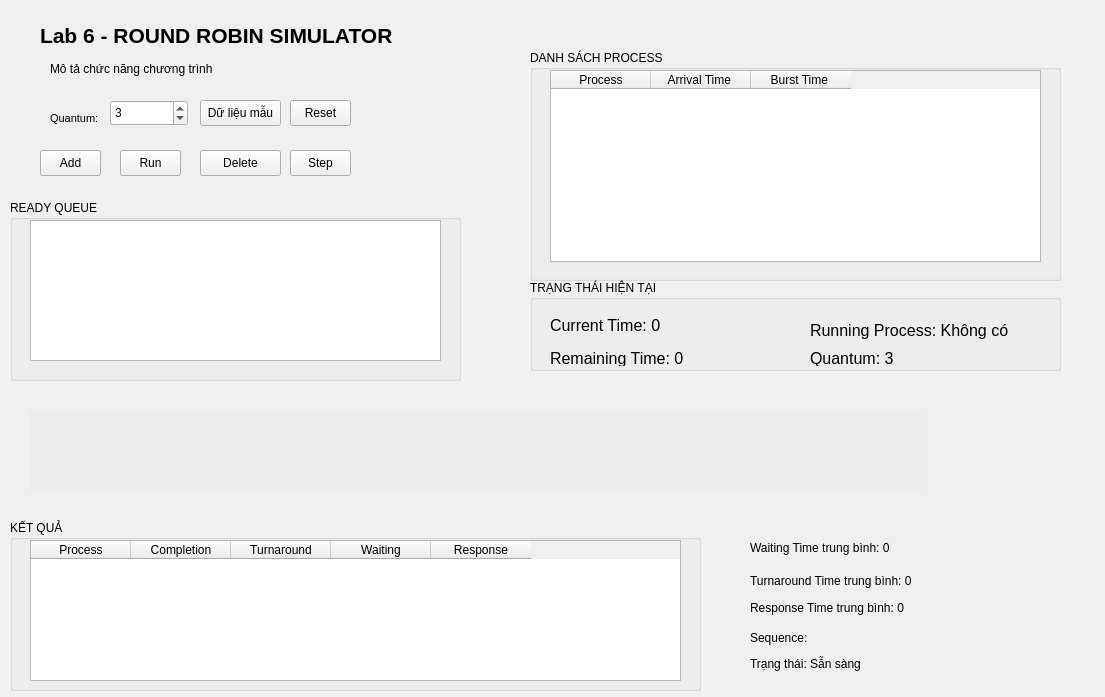
<?xml version="1.0" encoding="UTF-8"?>
<ui version="4.0">
 <class>listRRReadyQueue</class>
 <widget class="QWidget" name="listRRReadyQueue">
  <property name="geometry">
   <rect>
    <x>0</x>
    <y>0</y>
    <width>1105</width>
    <height>697</height>
   </rect>
  </property>
  <property name="windowTitle">
   <string>Round Robin Simulator</string>
  </property>
  <widget class="QLabel" name="lblRRTitle">
   <property name="geometry">
    <rect>
     <x>40</x>
     <y>20</y>
     <width>511</width>
     <height>31</height>
    </rect>
   </property>
   <property name="font">
    <font>
     <pointsize>16</pointsize>
     <weight>75</weight>
     <bold>true</bold>
    </font>
   </property>
   <property name="text">
    <string>Lab 6 - ROUND ROBIN SIMULATOR</string>
   </property>
   <property name="textFormat">
    <enum>Qt::PlainText</enum>
   </property>
  </widget>
  <widget class="QLabel" name="lblRRTitle_2">
   <property name="geometry">
    <rect>
     <x>50</x>
     <y>60</y>
     <width>251</width>
     <height>31</height>
    </rect>
   </property>
   <property name="font">
    <font>
     <pointsize>9</pointsize>
     <weight>50</weight>
     <bold>false</bold>
    </font>
   </property>
   <property name="text">
    <string>Mô tả chức năng chương trình
</string>
   </property>
   <property name="textFormat">
    <enum>Qt::PlainText</enum>
   </property>
  </widget>
  <widget class="QWidget" name="rrGanttArea" native="true">
   <property name="geometry">
    <rect>
     <x>30</x>
     <y>410</y>
     <width>891</width>
     <height>80</height>
    </rect>
   </property>
   <widget class="QGroupBox" name="groupBox_5">
    <property name="geometry">
     <rect>
      <x>-10</x>
      <y>-20</y>
      <width>931</width>
      <height>131</height>
     </rect>
    </property>
    <property name="title">
     <string>GANNTT CHART</string>
    </property>
   </widget>
  </widget>
  <widget class="QGroupBox" name="groupBox">
   <property name="geometry">
    <rect>
     <x>530</x>
     <y>50</y>
     <width>531</width>
     <height>231</height>
    </rect>
   </property>
   <property name="title">
    <string>DANH SÁCH PROCESS</string>
   </property>
   <widget class="QTableWidget" name="tblRRInput">
    <property name="geometry">
     <rect>
      <x>20</x>
      <y>20</y>
      <width>491</width>
      <height>192</height>
     </rect>
    </property>
    <column>
     <property name="text">
      <string>Process</string>
     </property>
    </column>
    <column>
     <property name="text">
      <string>Arrival Time </string>
     </property>
    </column>
    <column>
     <property name="text">
      <string>Burst Time </string>
     </property>
    </column>
   </widget>
  </widget>
  <widget class="QFrame" name="frame">
   <property name="geometry">
    <rect>
     <x>20</x>
     <y>90</y>
     <width>361</width>
     <height>101</height>
    </rect>
   </property>
   <property name="frameShape">
    <enum>QFrame::NoFrame</enum>
   </property>
   <widget class="QLabel" name="label">
    <property name="geometry">
     <rect>
      <x>30</x>
      <y>20</y>
      <width>49</width>
      <height>16</height>
     </rect>
    </property>
    <property name="font">
     <font>
      <pointsize>8</pointsize>
     </font>
    </property>
    <property name="text">
     <string>Quantum: </string>
    </property>
   </widget>
   <widget class="QSpinBox" name="spinRRQuantum">
    <property name="geometry">
     <rect>
      <x>90</x>
      <y>10</y>
      <width>78</width>
      <height>26</height>
     </rect>
    </property>
    <property name="minimum">
     <number>1</number>
    </property>
    <property name="maximum">
     <number>50</number>
    </property>
    <property name="value">
     <number>3</number>
    </property>
   </widget>
   <widget class="QPushButton" name="btnRRLoadSample">
    <property name="geometry">
     <rect>
      <x>180</x>
      <y>10</y>
      <width>81</width>
      <height>26</height>
     </rect>
    </property>
    <property name="text">
     <string>Dữ liệu mẫu</string>
    </property>
   </widget>
   <widget class="QPushButton" name="btnRRReset">
    <property name="geometry">
     <rect>
      <x>270</x>
      <y>10</y>
      <width>61</width>
      <height>26</height>
     </rect>
    </property>
    <property name="text">
     <string>Reset</string>
    </property>
   </widget>
   <widget class="QPushButton" name="btnRRAddProcess">
    <property name="geometry">
     <rect>
      <x>20</x>
      <y>60</y>
      <width>61</width>
      <height>26</height>
     </rect>
    </property>
    <property name="text">
     <string>Add</string>
    </property>
   </widget>
   <widget class="QPushButton" name="btnRRRun">
    <property name="geometry">
     <rect>
      <x>100</x>
      <y>60</y>
      <width>61</width>
      <height>26</height>
     </rect>
    </property>
    <property name="text">
     <string>Run</string>
    </property>
   </widget>
   <widget class="QPushButton" name="btnRRDeleteProcess">
    <property name="geometry">
     <rect>
      <x>180</x>
      <y>60</y>
      <width>81</width>
      <height>26</height>
     </rect>
    </property>
    <property name="text">
     <string>Delete</string>
    </property>
   </widget>
   <widget class="QPushButton" name="btnRRStep">
    <property name="geometry">
     <rect>
      <x>270</x>
      <y>60</y>
      <width>61</width>
      <height>26</height>
     </rect>
    </property>
    <property name="text">
     <string>Step</string>
    </property>
   </widget>
  </widget>
  <widget class="QGroupBox" name="groupBox_4">
   <property name="geometry">
    <rect>
     <x>530</x>
     <y>280</y>
     <width>531</width>
     <height>91</height>
    </rect>
   </property>
   <property name="title">
    <string>TRẠNG THÁI HIỆN TẠI</string>
   </property>
   <widget class="QLabel" name="lblRRCurrentTime">
    <property name="geometry">
     <rect>
      <x>20</x>
      <y>30</y>
      <width>191</width>
      <height>31</height>
     </rect>
    </property>
    <property name="font">
     <font>
      <pointsize>12</pointsize>
     </font>
    </property>
    <property name="text">
     <string>&lt;html&gt;&lt;head/&gt;&lt;body&gt;&lt;p&gt;Current Time: 0</string>
    </property>
   </widget>
   <widget class="QLabel" name="lblRRRemainingTime">
    <property name="geometry">
     <rect>
      <x>20</x>
      <y>70</y>
      <width>201</width>
      <height>16</height>
     </rect>
    </property>
    <property name="font">
     <font>
      <pointsize>12</pointsize>
     </font>
    </property>
    <property name="text">
     <string>Remaining Time: 0</string>
    </property>
   </widget>
   <widget class="QLabel" name="lblRRCurrentQuantum">
    <property name="geometry">
     <rect>
      <x>280</x>
      <y>70</y>
      <width>171</width>
      <height>16</height>
     </rect>
    </property>
    <property name="font">
     <font>
      <pointsize>12</pointsize>
     </font>
    </property>
    <property name="text">
     <string>Quantum: 3</string>
    </property>
   </widget>
   <widget class="QLabel" name="lbluRRCurrentTime">
    <property name="geometry">
     <rect>
      <x>280</x>
      <y>40</y>
      <width>261</width>
      <height>21</height>
     </rect>
    </property>
    <property name="font">
     <font>
      <pointsize>12</pointsize>
     </font>
    </property>
    <property name="text">
     <string>Running Process: Không có</string>
    </property>
   </widget>
  </widget>
  <widget class="QGroupBox" name="groupBox_2">
   <property name="geometry">
    <rect>
     <x>10</x>
     <y>200</y>
     <width>451</width>
     <height>181</height>
    </rect>
   </property>
   <property name="title">
    <string>READY QUEUE</string>
   </property>
   <widget class="QListWidget" name="listWidget">
    <property name="geometry">
     <rect>
      <x>20</x>
      <y>20</y>
      <width>411</width>
      <height>141</height>
     </rect>
    </property>
   </widget>
  </widget>
  <widget class="QGroupBox" name="groupBox_3">
   <property name="geometry">
    <rect>
     <x>10</x>
     <y>520</y>
     <width>691</width>
     <height>171</height>
    </rect>
   </property>
   <property name="title">
    <string>KẾT QUẢ</string>
   </property>
   <widget class="QTableWidget" name="tblRRResult">
    <property name="geometry">
     <rect>
      <x>20</x>
      <y>20</y>
      <width>651</width>
      <height>141</height>
     </rect>
    </property>
    <column>
     <property name="text">
      <string>Process</string>
     </property>
    </column>
    <column>
     <property name="text">
      <string>Completion</string>
     </property>
    </column>
    <column>
     <property name="text">
      <string>Turnaround</string>
     </property>
    </column>
    <column>
     <property name="text">
      <string>Waiting</string>
     </property>
    </column>
    <column>
     <property name="text">
      <string>Response</string>
     </property>
    </column>
   </widget>
  </widget>
  <widget class="QLabel" name="lblRRAverageWaiting">
   <property name="geometry">
    <rect>
     <x>750</x>
     <y>540</y>
     <width>181</width>
     <height>16</height>
    </rect>
   </property>
   <property name="text">
    <string>Waiting Time trung bình: 0</string>
   </property>
  </widget>
  <widget class="QLabel" name="lblRRAverageTurnaround">
   <property name="geometry">
    <rect>
     <x>750</x>
     <y>560</y>
     <width>171</width>
     <height>41</height>
    </rect>
   </property>
   <property name="text">
    <string>Turnaround Time trung bình: 0</string>
   </property>
  </widget>
  <widget class="QLabel" name="lblRRAverageResponse">
   <property name="geometry">
    <rect>
     <x>750</x>
     <y>600</y>
     <width>161</width>
     <height>16</height>
    </rect>
   </property>
   <property name="text">
    <string>Response Time trung bình: 0</string>
   </property>
  </widget>
  <widget class="QLabel" name="lblRRSequence">
   <property name="geometry">
    <rect>
     <x>750</x>
     <y>630</y>
     <width>141</width>
     <height>16</height>
    </rect>
   </property>
   <property name="text">
    <string>Sequence:</string>
   </property>
  </widget>
  <widget class="QLabel" name="lblRRStatus">
   <property name="geometry">
    <rect>
     <x>750</x>
     <y>650</y>
     <width>191</width>
     <height>41</height>
    </rect>
   </property>
   <property name="text">
    <string>Trạng thái: Sẵn sàng
</string>
   </property>
  </widget>
  <zorder>groupBox_2</zorder>
  <zorder>frame</zorder>
  <zorder>lblRRTitle</zorder>
  <zorder>lblRRTitle_2</zorder>
  <zorder>groupBox</zorder>
  <zorder>groupBox_4</zorder>
  <zorder>rrGanttArea</zorder>
  <zorder>groupBox_3</zorder>
  <zorder>lblRRAverageWaiting</zorder>
  <zorder>lblRRAverageTurnaround</zorder>
  <zorder>lblRRAverageResponse</zorder>
  <zorder>lblRRSequence</zorder>
  <zorder>lblRRStatus</zorder>
 </widget>
 <resources/>
 <connections/>
</ui>
